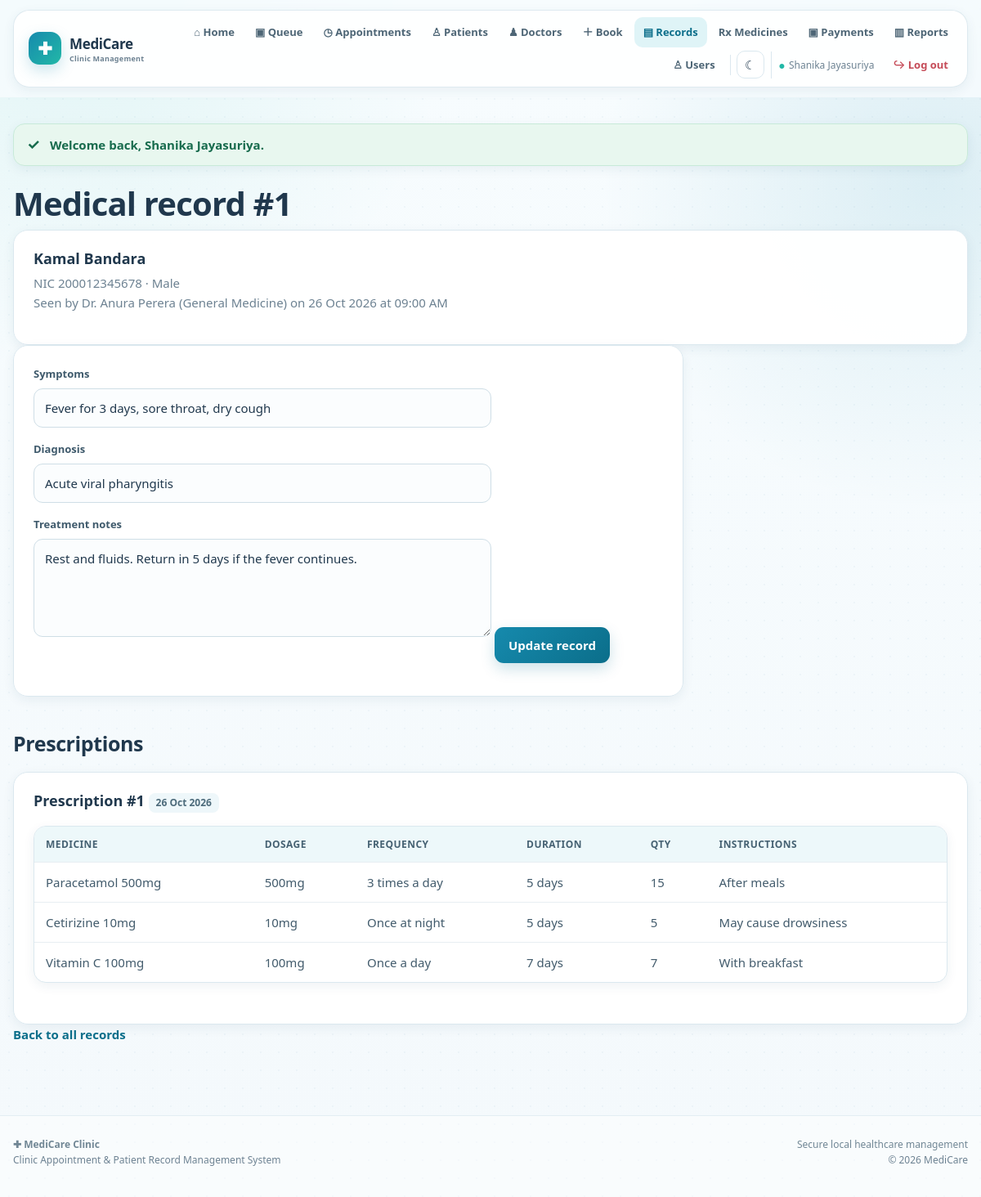
The page /index.php?page=staff/record&id=1 (signed in) on the database its author committed.
### tables this page shows
CREATE TABLE medical_record (
    Record_ID       INT AUTO_INCREMENT PRIMARY KEY,
    Appointment_ID  INT NOT NULL UNIQUE,
    Diagnosis       VARCHAR(255),
    Symptoms        VARCHAR(255),
    Treatment_Notes TEXT,
    Record_Date     DATE,
    CONSTRAINT fk_record_appt FOREIGN KEY (Appointment_ID) REFERENCES appointment(Appointment_ID)
);

CREATE TABLE patient (
    Patient_ID      INT AUTO_INCREMENT PRIMARY KEY,
    NIC             VARCHAR(20) UNIQUE,
    First_Name      VARCHAR(50) NOT NULL,
    Last_Name       VARCHAR(50) NOT NULL,
    DOB             DATE,
    Gender          ENUM('Male','Female','Other'),
    Phone           VARCHAR(20),
    Email           VARCHAR(100),
    Address         VARCHAR(200),
    Registered_Date DATE DEFAULT (CURRENT_DATE),
    User_ID         INT,
    CONSTRAINT fk_patient_user FOREIGN KEY (User_ID) REFERENCES user_account(User_ID)
);

CREATE TABLE specialization (
    Special_ID   INT AUTO_INCREMENT PRIMARY KEY,
    Special_Name VARCHAR(100) NOT NULL,
    Description  VARCHAR(255)
);

CREATE TABLE appointment (
    Appointment_ID   INT AUTO_INCREMENT PRIMARY KEY,
    Patient_ID       INT NOT NULL,
    Doctor_ID        INT NOT NULL,
    Schedule_ID      INT,
    Receptionist_ID  INT,
    Appointment_Date DATE NOT NULL,
    Time_Slot        TIME NOT NULL,
    Queue_No         INT,
    Status           ENUM('Pending','Confirmed','Completed','Cancelled','No-Show')
                     NOT NULL DEFAULT 'Pending',
    Reason           VARCHAR(255),
    Created_At       TIMESTAMP DEFAULT CURRENT_TIMESTAMP,

     
     
     
    Slot_Key TIME GENERATED ALWAYS AS (IF(Status = 'Cancelled', NULL, Time_Slot)) STORED,

    CONSTRAINT fk_appt_patient  FOREIGN KEY (Patient_ID)  REFERENCES patient(Patient_ID),
    CONSTRAINT fk_appt_doctor   FOREIGN KEY (Doctor_ID)   REFERENCES doctor(Doctor_ID),
    CONSTRAINT fk_appt_schedule FOREIGN KEY (Schedule_ID) REFERENCES doctor_schedule(Schedule_ID),
    CONSTRAINT fk_appt_recep    FOREIGN KEY (Receptionist_ID) REFERENCES receptionist(Receptionist_ID),
     
    CONSTRAINT uq_doctor_slot UNIQUE (Doctor_ID, Appointment_Date, Slot_Key)
);

CREATE TABLE prescription_item (
    Item_ID         INT AUTO_INCREMENT PRIMARY KEY,
    Prescription_ID INT NOT NULL,
    Medicine_ID     INT NOT NULL,
    Dosage          VARCHAR(50),
    Frequency       VARCHAR(50),
    Duration        VARCHAR(50),
    Quantity        INT,
    Instructions    VARCHAR(255),
    CONSTRAINT fk_item_pres FOREIGN KEY (Prescription_ID) REFERENCES prescription(Prescription_ID),
    CONSTRAINT fk_item_med  FOREIGN KEY (Medicine_ID)     REFERENCES medicine(Medicine_ID)
);

CREATE TABLE medicine (
    Medicine_ID   INT AUTO_INCREMENT PRIMARY KEY,
    Medicine_Name VARCHAR(100) NOT NULL,
    Description   VARCHAR(255)
);

### config/helpers.php (called while the page is built, shortened)
<?php
function e($value)
{
    return htmlspecialchars((string)$value, ENT_QUOTES, 'UTF-8');
}
function url($page = 'home')
{
    return 'index.php?page=' . $page;
}
function view($name, $data = [])
{
    extract($data);
    require __DIR__ . '/../views/layout/header.php';
    require __DIR__ . '/../views/' . $name . '.php';
    require __DIR__ . '/../views/layout/footer.php';
}
function time_label($time)
{
    return date('h:i A', strtotime($time));
}
function date_label($date)
{
    return date('d M Y', strtotime($date));
}

### controllers/StaffController.php (called while the page is built, shortened)
<?php
class StaffController
{
    private $pdo;
    public function __construct($pdo)
    {
        $this->pdo = $pdo;
    }
    public function record()
    {
        $record       = new MedicalRecord($this->pdo);
        $prescription = new Prescription($this->pdo);
        $row = $record->find($_GET['id'] ?? 0);
        view('staff/record', [
            'record'        => $row,
            'prescriptions' => $prescription->findByRecord($row['Record_ID']),
            'title'         => 'Record #' . $row['Record_ID']
        ]);
    }
}

### index.php (called while the page is built, shortened)
<?php
require_once __DIR__ . '/config/database.php';
require_once __DIR__ . '/config/helpers.php';
require_once __DIR__ . '/models/Medical.php';
require_once __DIR__ . '/controllers/StaffController.php';
$page = $_GET['page'] ?? 'home';
list($controllerName, $method) = $routes[$page];
$controller = new $controllerName($pdo);
$controller->$method();

### models/Medical.php (called while the page is built, shortened)
<?php
class MedicalRecord
{
    private $pdo;
    public function __construct($pdo) { $this->pdo = $pdo; }
    public function find($id)
    {
        $stmt = $this->pdo->prepare(
            "SELECT r.*, a.Appointment_ID, a.Appointment_Date, a.Time_Slot, a.Reason,
                    a.Doctor_ID, p.Patient_ID, p.NIC, p.DOB, p.Gender,
                    CONCAT(p.First_Name,' ',p.Last_Name)        AS Patient_Name,
                    CONCAT('Dr. ',d.First_Name,' ',d.Last_Name) AS Doctor_Name,
                    s.Special_Name
             FROM medical_record r
             JOIN appointment a ON r.Appointment_ID = a.Appointment_ID
             JOIN patient p     ON a.Patient_ID = p.Patient_ID
             JOIN doctor  d     ON a.Doctor_ID  = d.Doctor_ID
             LEFT JOIN specialization s ON d.Special_ID = s.Special_ID
             WHERE r.Record_ID = ?"
        );
        $stmt->execute([$id]);
        return $stmt->fetch();
    }
}
class Prescription
{
    private $pdo;
    public function __construct($pdo) { $this->pdo = $pdo; }
    public function findByRecord($recordId)
    {
        $stmt = $this->pdo->prepare(
            "SELECT * FROM prescription WHERE Record_ID = ? ORDER BY Prescription_ID DESC"
        );
        $stmt->execute([$recordId]);
        $list = $stmt->fetchAll();
        foreach ($list as $i => $row) {
            $list[$i]['Items'] = $this->items($row['Prescription_ID']);
        }
        return $list;
    }
    public function items($prescriptionId)
    {
        $stmt = $this->pdo->prepare(
            "SELECT i.*, m.Medicine_Name
             FROM prescription_item i
             JOIN medicine m ON i.Medicine_ID = m.Medicine_ID
             WHERE i.Prescription_ID = ?
             ORDER BY i.Item_ID"
        );
        $stmt->execute([$prescriptionId]);
        return $stmt->fetchAll();
    }
}

### views/staff/record.php (the view, shortened to what this page needs)
<h1>Medical record #<?= (int)$record['Record_ID'] ?></h1>
<div class="card">
    <h3><?= e($record['Patient_Name']) ?></h3>
    <p class="muted">
        NIC <?= e($record['NIC']) ?> &middot; <?= e($record['Gender']) ?><br>
        Seen by <?= e($record['Doctor_Name']) ?> (<?= e($record['Special_Name']) ?>)
        on <?= date_label($record['Appointment_Date']) ?>
        at <?= time_label($record['Time_Slot']) ?>
    </p>
</div>
<form class="card" method="POST" action="<?= url('staff/record') ?>&id=<?= (int)$record['Record_ID'] ?>">
    <label for="symptoms">Symptoms</label>
    <input type="text" name="symptoms" id="symptoms" maxlength="255"
           value="<?= e($record['Symptoms']) ?>" style="max-width:560px">
    <label for="diagnosis">Diagnosis</label>
    <input type="text" name="diagnosis" id="diagnosis" maxlength="255"
           value="<?= e($record['Diagnosis']) ?>" required style="max-width:560px">
    <label for="treatment_notes">Treatment notes</label>
    <textarea name="treatment_notes" id="treatment_notes" rows="4"
              style="max-width:560px"><?= e($record['Treatment_Notes']) ?></textarea>
    <button type="submit" class="btn">Update record</button>
</form>
<h2>Prescriptions</h2>
<?php foreach ($prescriptions as $p): ?>
<div class="card">
    <h3>Prescription #<?= (int)$p['Prescription_ID'] ?>
        <span class="tag"><?= date_label($p['Prescription_Date']) ?></span></h3>
    <table class="table">
        <tr><th>Medicine</th><th>Dosage</th><th>Frequency</th><th>Duration</th><th>Qty</th><th>Instructions</th></tr>
        <?php foreach ($p['Items'] as $i): ?>
        <tr>
            <td><?= e($i['Medicine_Name']) ?></td>
            <td><?= e($i['Dosage']) ?></td>
            <td><?= e($i['Frequency']) ?></td>
            <td><?= e($i['Duration']) ?></td>
            <td><?= (int)$i['Quantity'] ?></td>
            <td><?= e($i['Instructions']) ?></td>
        </tr>
        <?php endforeach; ?>
    </table>
</div>
<?php endforeach; ?>
<p><a class="link" href="<?= url('staff/records') ?>">Back to all records</a></p>

### assets/css/style.css (style rules this page uses)
:root { --primary: #168aad; --primary-dark: #0b6e8a; --primary-deep: #075985; --primary-soft: #e8f7fb; --accent: #22b8a7; --page: #f4f9fc; --surface: #ffffff; --surface-soft: #f8fcfe; --text: #20384d; --muted: #6d8292; --line: #dbe8ef; --success: #16845b; --success-soft: #e8f7ef; --warning: #b7791f; --warning-soft: #fff5df; --danger: #c54b58; --danger-soft: #fff0f2; --shadow-sm: 0 4px 14px rgba(25, 73, 97, .07); --shadow: 0 12px 32px rgba(25, 73, 97, .10); --shadow-lg: 0 22px 55px rgba(25, 73, 97, .14); --radius: 18px; --radius-sm: 12px; --radius-lg: 28px; }
* { box-sizing: border-box; }
html { scroll-behavior: smooth; }
body { margin: 0; min-height: 100vh; background: radial-gradient(circle at 8% 0%, rgba(34,184,167,.10), transparent 25%), radial-gradient(circle at 95% 15%, rgba(22,138,173,.12), transparent 24%), linear-gradient(180deg, #f7fcfe 0%, var(--page) 100%); color: var(--text); font-family: "Segoe UI", system-ui, -apple-system, BlinkMacSystemFont, Arial, sans-serif; font-size: 15px; line-height: 1.6; }
body::before { content: ""; position: fixed; inset: 0; pointer-events: none; background-image: radial-gradient(rgba(7, 89, 133, .035) 1px, transparent 1px); background-size: 22px 22px; z-index: -1; }
button, input, select, textarea { font: inherit; }
button { cursor: pointer; }
a { color: var(--primary-dark); }
h1, h2, h3 { color: var(--text); line-height: 1.2; }
h1 { margin: 0 0 8px; font-size: clamp(28px, 4vw, 40px); font-weight: 800; letter-spacing: -.8px; }
h2 { margin: 42px 0 20px; font-size: 25px; font-weight: 800; letter-spacing: -.4px; }
h3 { margin: 0 0 7px; font-size: 18px; font-weight: 750; }
p { margin-top: 0; }
.muted { color: var(--muted); }
.link { font-weight: 650; text-decoration: none; }
.card { display: block; padding: 24px; background: rgba(255,255,255,.96); border: 1px solid var(--line); border-radius: var(--radius); box-shadow: var(--shadow-sm); transition: transform .22s ease, box-shadow .22s ease, border-color .22s ease; }
.btn { display: inline-flex; align-items: center; justify-content: center; gap: 7px; min-height: 42px; padding: 10px 17px; border: 0; border-radius: 11px; background: linear-gradient(135deg, var(--primary), var(--primary-dark)); color: white !important; text-decoration: none !important; font-weight: 750; box-shadow: 0 7px 18px rgba(11,110,138,.20); transition: transform .18s ease, box-shadow .18s ease, filter .18s ease; }
form.card { max-width: 820px; }
label { display: block; margin: 0 0 7px; color: #3f5a6c; font-size: 13px; font-weight: 750; }
input, select, textarea { width: 100%; padding: 11px 13px; border: 1px solid #cfdee6; border-radius: 11px; background: #fbfdfe; color: var(--text); outline: none; transition: border-color .18s ease, box-shadow .18s ease, background .18s ease; }
textarea { resize: vertical; min-height: 96px; }
form > input, form > select, form > textarea, form > .form-row, form > .slots, form > .inline-form, form > button, form > a { margin-bottom: 16px; }
.table { width: 100%; margin: 16px 0 26px; border-collapse: separate; border-spacing: 0; overflow: hidden; background: var(--surface); border: 1px solid var(--line); border-radius: 15px; box-shadow: var(--shadow-sm); }
.table th, .table td { padding: 12px 14px; text-align: left; vertical-align: middle; border-bottom: 1px solid #e7eef2; }
.table th { background: #edf8fa; color: #466273; font-size: 12px; text-transform: uppercase; letter-spacing: .45px; }
.table tr:last-child td { border-bottom: 0; }
.table td { color: #425b6c; }
.tag { display: inline-block; padding: 5px 9px; border-radius: 8px; background: #eef7fa; color: #4d6b7b; font-size: 12px; font-weight: 700; }

### rows shown on the page
medical_record: Record_ID "1", patient.NIC "200012345678", patient.Gender "Male", specialization.Special_Name "General Medicine", Appointment_ID.Appointment_Date "26 Oct 2026", Appointment_ID.Time_Slot "09:00 AM", symptoms "Fever for 3 days, sore throat, dry cough", diagnosis "Acute viral pharyngitis", treatment_notes "Rest and fluids. Return in 5 days if the fever continues."
prescription_item: Medicine_ID.Medicine_Name "Paracetamol 500mg", Dosage "500mg", Frequency "3 times a day", Duration "5 days", Quantity "15", Instructions "After meals"
prescription_item: Medicine_ID.Medicine_Name "Cetirizine 10mg", Dosage "10mg", Frequency "Once at night", Duration "5 days", Quantity "5", Instructions "May cause drowsiness"
prescription_item: Medicine_ID.Medicine_Name "Vitamin C 100mg", Dosage "100mg", Frequency "Once a day", Duration "7 days", Quantity "7", Instructions "With breakfast"

### other values the page prints
user_name() "Shanika Jayasuriya"
$flash['text'] "Welcome back, Shanika Jayasuriya."
$record['Patient_Name'] "Kamal Bandara"
$record['Doctor_Name'] "Dr. Anura Perera"
$p['Prescription_ID'] "1"
date_label($p['Prescription_Date']) "26 Oct 2026"
